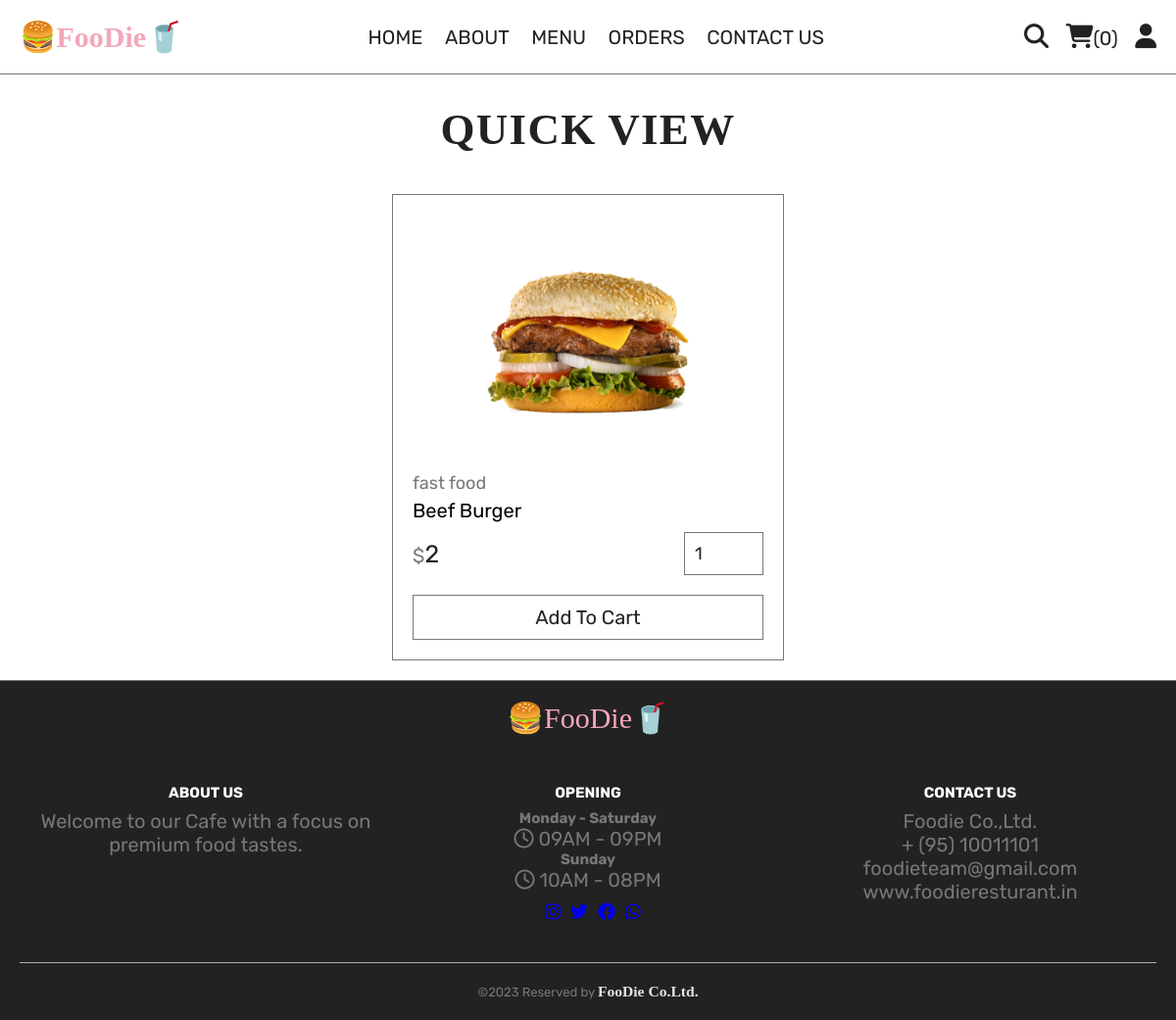
Page /quick_view.php?pid=1 on the earlier database version.
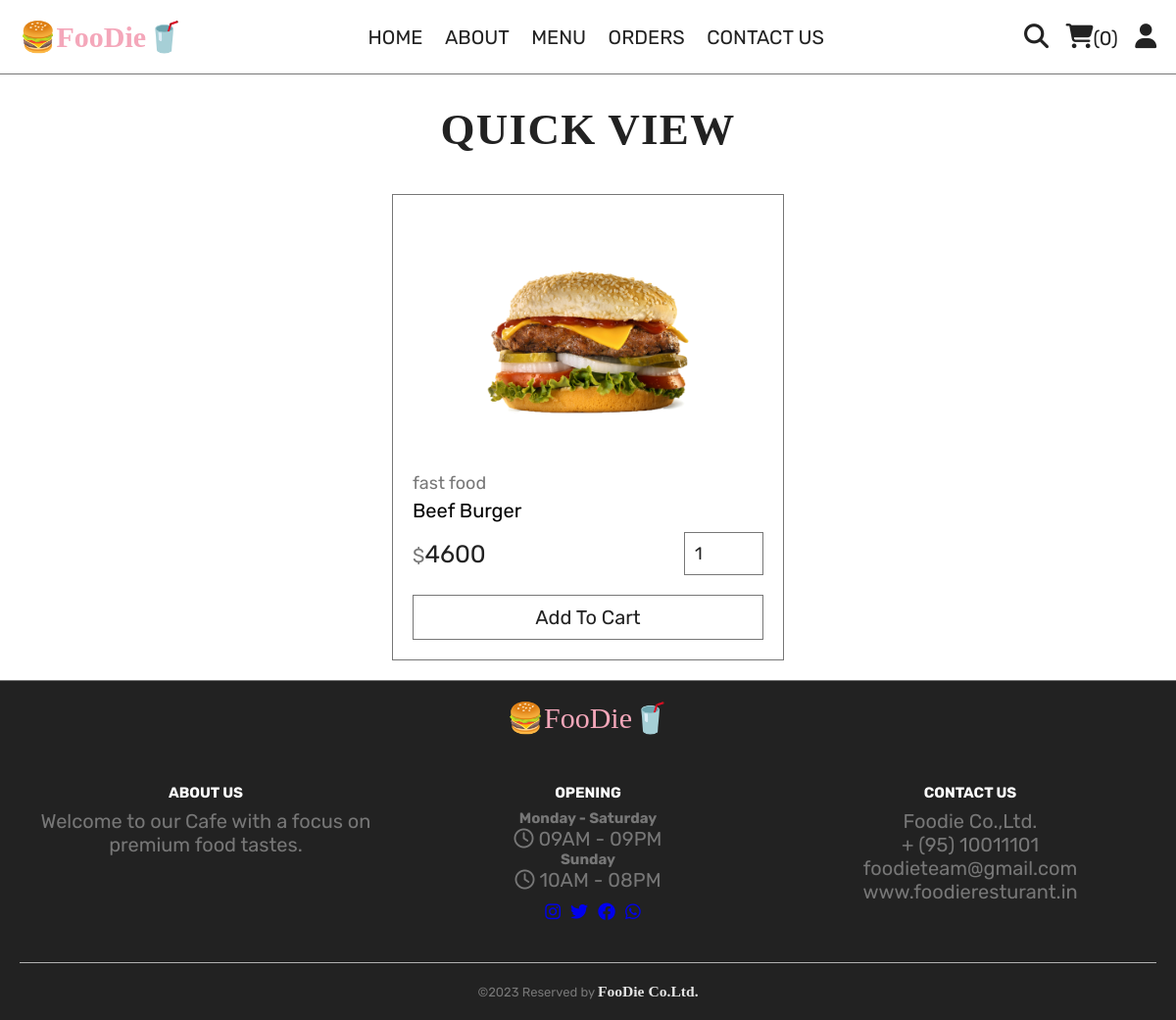
Same page on the later database version.
### tables this page shows
CREATE TABLE `products` (
  `id` int(100) NOT NULL,
  `name` varchar(100) NOT NULL,
  `category` varchar(100) NOT NULL,
  `price` int(10) NOT NULL,
  `image` varchar(100) NOT NULL
);

### quick_view.php (the view, shortened to what this page needs)
<?php
include 'components/connect.php';
?>
<!DOCTYPE html>
<html lang="en">
<head>
   <link rel="stylesheet" href="https://cdnjs.cloudflare.com/ajax/libs/font-awesome/6.1.1/css/all.min.css">
   <link rel="stylesheet" href="css/style.css">
</head>
<body>
<?php include 'components/user_header.php'; ?>
<section class="quick-view">
   <h1 class="title">quick view</h1>
   <?php
      $pid = $_GET['pid'];
      $select_products = $conn->prepare("SELECT * FROM `products` WHERE id = ?");
      $select_products->execute([$pid]);
      if($select_products->rowCount() > 0){
         while($fetch_products = $select_products->fetch(PDO::FETCH_ASSOC)){
   ?>
   <form action="" method="post" class="box">
      <img src="uploaded_img/<?= $fetch_products['image']; ?>" alt="">
      <a href="category.php?category=<?= $fetch_products['category']; ?>" class="cat"><?= $fetch_products['category']; ?></a>
      <div class="name"><?= $fetch_products['name']; ?></div>
      <div class="flex">
         <div class="price"><span>$</span><?= $fetch_products['price']; ?></div>
         <input type="number" name="qty" class="qty" min="1" max="99" value="1" maxlength="2">
      </div>
      <button type="submit" name="add_to_cart" class="cart-btn">add to cart</button>
   </form>
   <?php
         }
      }else{
         echo '<p class="empty">no products added yet!</p>';
      }
   ?>
</section>
<?php include 'components/footer.php'; ?>
</body>
</html>

Differences in the rows shown:
changed products "Beef Burger": price "2" → "4600"
